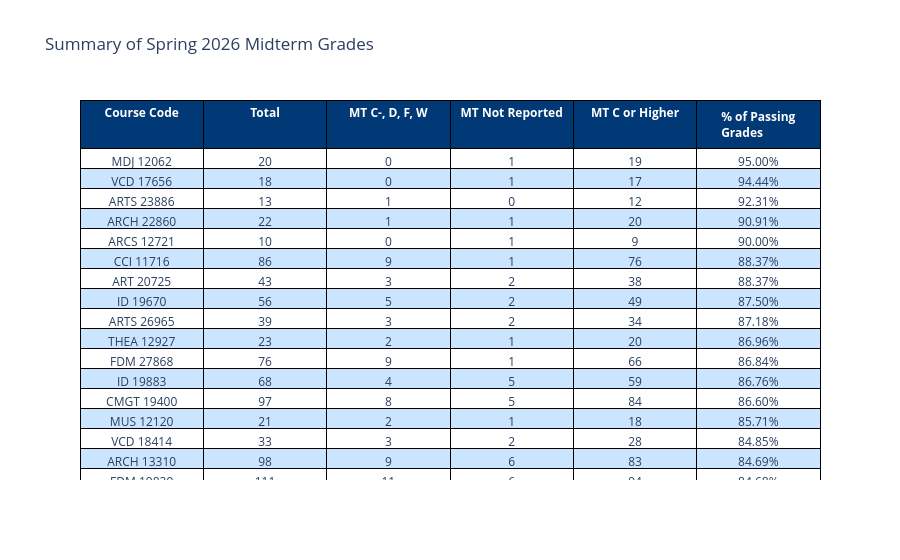

Write notebook code for a chart like this one.
### Markdown cell above
That is satisying. But now the next steps are to pretty it up! I'm going to be referencing the plotly API's discussion of go.Table - they have a lot of examples that I could reverse engineer for this visualization. For the button customization, I'm gonna recall the plotly groups' lectures and pull information for making the buttons. For the sake of my sanity, I am going to make the figure be just the initial table - that way I can toy with it and don't have a lot of scrolling to do

### Code cell
#Making Summary Table in Graph Objects Pt. 12 (Making it pretty)
alltrace = go.Table(
    header = dict(values = ["Course Code", "Total", "MT C-, D, F, W", "MT Not Reported", "MT C or Higher", "% of Passing Grades"],
                line_color = "black", #I'm thinking that making the lines black will not only make them more distinct, but help with differentiating the headers
                fill_color = "#003976", #I'm going to pull the school's primary color for this - it may not mesh well with the black lines though
                font_color = "white", #this should pop well against the blue background
                font_weight = "bold"  #to help it stand out further, going to embolden the font
                ), 
    cells = dict(values=[allsummary["Course Code"], 
                        allsummary["Total Grades"], 
                        allsummary["MT C-, D, F, W"], 
                        allsummary["MT Not Reported"], 
                        allsummary["MT C or Higher"], 
                        allsummary["% of Passing Grades"]],
                       line_color = "black", #keeping in line with the header, going to try black lines
                       fill_color = [["#FFFFFF", "#CCE5FF"] * 50] #So this one I did do a bit of looking for to see how to achieve it. 
                       # If you make a list of colors and multiply it, it makes the colors loop. A good tip I found was make the number big - that way it will for sure cover it all!
                ))

layout = go.Layout(
    title=dict(text= "Summary of Spring 2026 Midterm Grades")
)

fig6 = go.Figure(data = [alltrace], layout = layout)

fig6.show()

### Figure 1 — Plotly figure (JSON) as saved in the notebook; plotly's stock layout.template omitted (floating-point values rounded to 4 significant figures; data arrays with more than 128 entries replaced by an {"elided": "..."} marker saying what was removed)
{"data": [{"cells": {"fill": {"color": [["#FFFFFF", "#CCE5FF", "#FFFFFF", "#CCE5FF", "#FFFFFF", "#CCE5FF", "#FFFFFF", "#CCE5FF", "#FFFFFF", "#CCE5FF", "#FFFFFF", "#CCE5FF", "#FFFFFF", "#CCE5FF", "#FFFFFF", "#CCE5FF", "#FFFFFF", "#CCE5FF", "#FFFFFF", "#CCE5FF", "#FFFFFF", "#CCE5FF", "#FFFFFF", "#CCE5FF", "#FFFFFF", "#CCE5FF", "#FFFFFF", "#CCE5FF", "#FFFFFF", "#CCE5FF", "#FFFFFF", "#CCE5FF", "#FFFFFF", "#CCE5FF", "#FFFFFF", "#CCE5FF", "#FFFFFF", "#CCE5FF", "#FFFFFF", "#CCE5FF", "#FFFFFF", "#CCE5FF", "#FFFFFF", "#CCE5FF", "#FFFFFF", "#CCE5FF", "#FFFFFF", "#CCE5FF", "#FFFFFF", "#CCE5FF", "#FFFFFF", "#CCE5FF", "#FFFFFF", "#CCE5FF", "#FFFFFF", "#CCE5FF", "#FFFFFF", "#CCE5FF", "#FFFFFF", "#CCE5FF", "#FFFFFF", "#CCE5FF", "#FFFFFF", "#CCE5FF", "#FFFFFF", "#CCE5FF", "#FFFFFF", "#CCE5FF", "#FFFFFF", "#CCE5FF", "#FFFFFF", "#CCE5FF", "#FFFFFF", "#CCE5FF", "#FFFFFF", "#CCE5FF", "#FFFFFF", "#CCE5FF", "#FFFFFF", "#CCE5FF", "#FFFFFF", "#CCE5FF", "#FFFFFF", "#CCE5FF", "#FFFFFF", "#CCE5FF", "#FFFFFF", "#CCE5FF", "#FFFFFF", "#CCE5FF", "#FFFFFF", "#CCE5FF", "#FFFFFF", "#CCE5FF", "#FFFFFF", "#CCE5FF", "#FFFFFF", "#CCE5FF", "#FFFFFF", "#CCE5FF"]]}, "line": {"color": "black"}, "values": {"elided": "6x90 mixed values"}}, "header": {"fill": {"color": "#003976"}, "font": {"color": "white", "weight": "bold"}, "line": {"color": "black"}, "values": ["Course Code", "Total", "MT C-, D, F, W", "MT Not Reported", "MT C or Higher", "% of Passing Grades"]}, "type": "table"}], "layout": {"title": {"text": "Summary of Spring 2026 Midterm Grades"}}}
